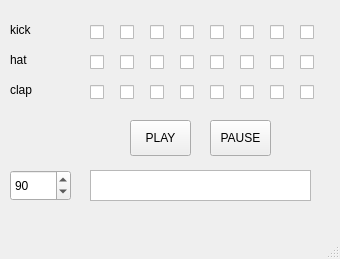
<?xml version="1.0" encoding="UTF-8"?>
<ui version="4.0">
 <class>MainWindow</class>
 <widget class="QMainWindow" name="MainWindow">
  <property name="geometry">
   <rect>
    <x>0</x>
    <y>0</y>
    <width>340</width>
    <height>259</height>
   </rect>
  </property>
  <property name="windowTitle">
   <string>MainWindow</string>
  </property>
  <widget class="QWidget" name="centralwidget">
   <widget class="QCheckBox" name="step01">
    <property name="geometry">
     <rect>
      <x>90</x>
      <y>20</y>
      <width>21</width>
      <height>25</height>
     </rect>
    </property>
    <property name="text">
     <string/>
    </property>
   </widget>
   <widget class="QCheckBox" name="step02">
    <property name="geometry">
     <rect>
      <x>120</x>
      <y>20</y>
      <width>21</width>
      <height>25</height>
     </rect>
    </property>
    <property name="text">
     <string/>
    </property>
   </widget>
   <widget class="QCheckBox" name="step03">
    <property name="geometry">
     <rect>
      <x>150</x>
      <y>20</y>
      <width>21</width>
      <height>25</height>
     </rect>
    </property>
    <property name="text">
     <string/>
    </property>
   </widget>
   <widget class="QCheckBox" name="step04">
    <property name="geometry">
     <rect>
      <x>180</x>
      <y>20</y>
      <width>21</width>
      <height>25</height>
     </rect>
    </property>
    <property name="text">
     <string/>
    </property>
   </widget>
   <widget class="QCheckBox" name="step05">
    <property name="geometry">
     <rect>
      <x>210</x>
      <y>20</y>
      <width>21</width>
      <height>25</height>
     </rect>
    </property>
    <property name="text">
     <string/>
    </property>
   </widget>
   <widget class="QCheckBox" name="step06">
    <property name="geometry">
     <rect>
      <x>240</x>
      <y>20</y>
      <width>21</width>
      <height>25</height>
     </rect>
    </property>
    <property name="text">
     <string/>
    </property>
   </widget>
   <widget class="QCheckBox" name="step07">
    <property name="geometry">
     <rect>
      <x>270</x>
      <y>20</y>
      <width>21</width>
      <height>25</height>
     </rect>
    </property>
    <property name="text">
     <string/>
    </property>
   </widget>
   <widget class="QCheckBox" name="step08">
    <property name="geometry">
     <rect>
      <x>300</x>
      <y>20</y>
      <width>21</width>
      <height>25</height>
     </rect>
    </property>
    <property name="text">
     <string/>
    </property>
   </widget>
   <widget class="QPushButton" name="playButton">
    <property name="geometry">
     <rect>
      <x>130</x>
      <y>120</y>
      <width>61</width>
      <height>36</height>
     </rect>
    </property>
    <property name="text">
     <string>PLAY</string>
    </property>
   </widget>
   <widget class="QPushButton" name="pauseButton">
    <property name="geometry">
     <rect>
      <x>210</x>
      <y>120</y>
      <width>61</width>
      <height>36</height>
     </rect>
    </property>
    <property name="text">
     <string>PAUSE</string>
    </property>
   </widget>
   <widget class="QTextBrowser" name="errorView">
    <property name="geometry">
     <rect>
      <x>90</x>
      <y>170</y>
      <width>221</width>
      <height>31</height>
     </rect>
    </property>
   </widget>
   <widget class="QCheckBox" name="step17">
    <property name="geometry">
     <rect>
      <x>270</x>
      <y>50</y>
      <width>21</width>
      <height>25</height>
     </rect>
    </property>
    <property name="text">
     <string/>
    </property>
   </widget>
   <widget class="QCheckBox" name="step12">
    <property name="geometry">
     <rect>
      <x>120</x>
      <y>50</y>
      <width>21</width>
      <height>25</height>
     </rect>
    </property>
    <property name="text">
     <string/>
    </property>
   </widget>
   <widget class="QCheckBox" name="step16">
    <property name="geometry">
     <rect>
      <x>240</x>
      <y>50</y>
      <width>21</width>
      <height>25</height>
     </rect>
    </property>
    <property name="text">
     <string/>
    </property>
   </widget>
   <widget class="QCheckBox" name="step11">
    <property name="geometry">
     <rect>
      <x>90</x>
      <y>50</y>
      <width>21</width>
      <height>25</height>
     </rect>
    </property>
    <property name="text">
     <string/>
    </property>
   </widget>
   <widget class="QCheckBox" name="step15">
    <property name="geometry">
     <rect>
      <x>210</x>
      <y>50</y>
      <width>21</width>
      <height>25</height>
     </rect>
    </property>
    <property name="text">
     <string/>
    </property>
   </widget>
   <widget class="QCheckBox" name="step18">
    <property name="geometry">
     <rect>
      <x>300</x>
      <y>50</y>
      <width>21</width>
      <height>25</height>
     </rect>
    </property>
    <property name="text">
     <string/>
    </property>
   </widget>
   <widget class="QCheckBox" name="step13">
    <property name="geometry">
     <rect>
      <x>150</x>
      <y>50</y>
      <width>21</width>
      <height>25</height>
     </rect>
    </property>
    <property name="text">
     <string/>
    </property>
   </widget>
   <widget class="QCheckBox" name="step14">
    <property name="geometry">
     <rect>
      <x>180</x>
      <y>50</y>
      <width>21</width>
      <height>25</height>
     </rect>
    </property>
    <property name="text">
     <string/>
    </property>
   </widget>
   <widget class="QCheckBox" name="step27">
    <property name="geometry">
     <rect>
      <x>270</x>
      <y>80</y>
      <width>21</width>
      <height>25</height>
     </rect>
    </property>
    <property name="text">
     <string/>
    </property>
   </widget>
   <widget class="QCheckBox" name="step22">
    <property name="geometry">
     <rect>
      <x>120</x>
      <y>80</y>
      <width>21</width>
      <height>25</height>
     </rect>
    </property>
    <property name="text">
     <string/>
    </property>
   </widget>
   <widget class="QCheckBox" name="step26">
    <property name="geometry">
     <rect>
      <x>240</x>
      <y>80</y>
      <width>21</width>
      <height>25</height>
     </rect>
    </property>
    <property name="text">
     <string/>
    </property>
   </widget>
   <widget class="QCheckBox" name="step21">
    <property name="geometry">
     <rect>
      <x>90</x>
      <y>80</y>
      <width>21</width>
      <height>25</height>
     </rect>
    </property>
    <property name="text">
     <string/>
    </property>
   </widget>
   <widget class="QCheckBox" name="step25">
    <property name="geometry">
     <rect>
      <x>210</x>
      <y>80</y>
      <width>21</width>
      <height>25</height>
     </rect>
    </property>
    <property name="text">
     <string/>
    </property>
   </widget>
   <widget class="QCheckBox" name="step28">
    <property name="geometry">
     <rect>
      <x>300</x>
      <y>80</y>
      <width>21</width>
      <height>25</height>
     </rect>
    </property>
    <property name="text">
     <string/>
    </property>
   </widget>
   <widget class="QCheckBox" name="step23">
    <property name="geometry">
     <rect>
      <x>150</x>
      <y>80</y>
      <width>21</width>
      <height>25</height>
     </rect>
    </property>
    <property name="text">
     <string/>
    </property>
   </widget>
   <widget class="QCheckBox" name="step24">
    <property name="geometry">
     <rect>
      <x>180</x>
      <y>80</y>
      <width>21</width>
      <height>25</height>
     </rect>
    </property>
    <property name="text">
     <string/>
    </property>
   </widget>
   <widget class="QLabel" name="label">
    <property name="geometry">
     <rect>
      <x>10</x>
      <y>20</y>
      <width>66</width>
      <height>19</height>
     </rect>
    </property>
    <property name="text">
     <string>kick</string>
    </property>
   </widget>
   <widget class="QLabel" name="label_2">
    <property name="geometry">
     <rect>
      <x>10</x>
      <y>50</y>
      <width>66</width>
      <height>19</height>
     </rect>
    </property>
    <property name="text">
     <string>hat</string>
    </property>
   </widget>
   <widget class="QLabel" name="label_3">
    <property name="geometry">
     <rect>
      <x>10</x>
      <y>80</y>
      <width>66</width>
      <height>19</height>
     </rect>
    </property>
    <property name="text">
     <string>clap</string>
    </property>
   </widget>
   <widget class="QSpinBox" name="tempoBox">
    <property name="geometry">
     <rect>
      <x>10</x>
      <y>170</y>
      <width>61</width>
      <height>31</height>
     </rect>
    </property>
    <property name="minimum">
     <number>1</number>
    </property>
    <property name="maximum">
     <number>360</number>
    </property>
    <property name="value">
     <number>90</number>
    </property>
   </widget>
  </widget>
  <widget class="QMenuBar" name="menubar">
   <property name="geometry">
    <rect>
     <x>0</x>
     <y>0</y>
     <width>340</width>
     <height>29</height>
    </rect>
   </property>
  </widget>
  <widget class="QStatusBar" name="statusbar"/>
 </widget>
 <resources/>
 <connections/>
</ui>
